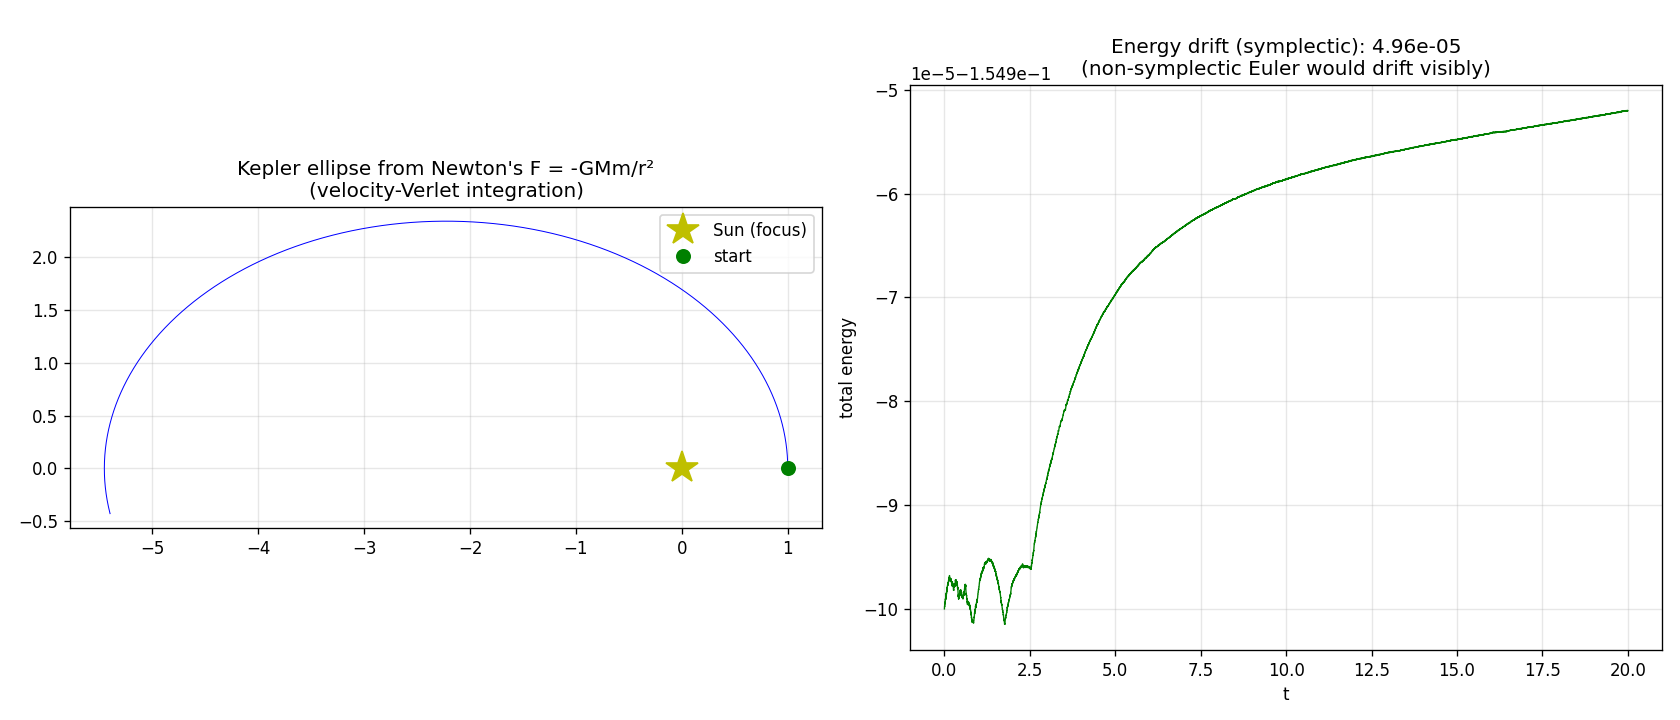

Recreate this plot in Python.
"""Kepler / Newton: planetary orbit by numerical integration.

Newton (Principia, 1687) showed that an inverse-square force F = -GM/r²
yields an ellipse — Kepler's empirical first law (1609) derived from
physics. Here we reverse the achievement: integrate the ODE forward with
a symplectic (energy-conserving) integrator and watch the ellipse appear.
"""
from pathlib import Path

import matplotlib.pyplot as plt
import torch

GM = 1.0
dt = 0.001
steps = 20000

pos = torch.tensor([1.0, 0.0])
vel = torch.tensor([0.0, 1.3])

trajectory = torch.zeros(steps, 2)
energy = torch.zeros(steps)


def accel(p: torch.Tensor) -> torch.Tensor:
    r = torch.norm(p)
    return -GM * p / r**3


a = accel(pos)
for i in range(steps):
    trajectory[i] = pos
    pos_new = pos + vel * dt + 0.5 * a * dt * dt
    a_new = accel(pos_new)
    vel = vel + 0.5 * (a + a_new) * dt
    pos, a = pos_new, a_new
    energy[i] = 0.5 * torch.dot(vel, vel) - GM / torch.norm(pos)

fig, axes = plt.subplots(1, 2, figsize=(14, 6))
axes[0].plot(trajectory[:, 0], trajectory[:, 1], "b-", lw=0.6)
axes[0].plot(0, 0, "y*", ms=20, label="Sun (focus)")
axes[0].plot(trajectory[0, 0], trajectory[0, 1], "go", ms=8, label="start")
axes[0].set_aspect("equal")
axes[0].legend()
axes[0].set_title("Kepler ellipse from Newton's F = -GMm/r²\n(velocity-Verlet integration)")
axes[0].grid(alpha=0.3)

axes[1].plot(torch.arange(steps) * dt, energy, "g-", lw=0.8)
axes[1].set_xlabel("t")
axes[1].set_ylabel("total energy")
axes[1].set_title(
    f"Energy drift (symplectic): {(energy.max()-energy.min()).item():.2e}\n"
    "(non-symplectic Euler would drift visibly)"
)
axes[1].grid(alpha=0.3)

plt.tight_layout()
out = Path(__file__).with_suffix(".png")
plt.savefig(out, dpi=120)
print(f"Saved: {out}")
